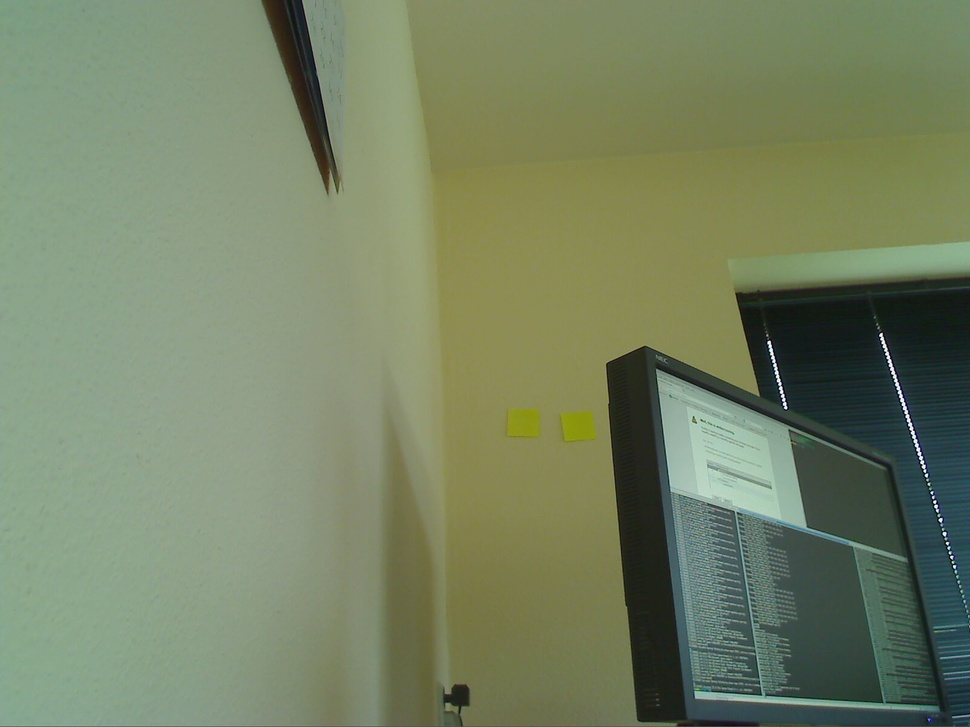
//> input picture webcam.jpg, 970 x 727 px, shrunk from 1600 x 1200 before the run
$ ./webcam   (built with g++ and OpenCV 4)
//> lines starting //> are read from the running program, lines starting //| are printed output that depends on the picture; after the words box and inside, x2 and y2 are one past the last pixel; in counts of white or black regions, pixels touching at a corner belong together
#include "opencv2/core/core.hpp"
#include "opencv2/imgproc/imgproc.hpp"
#include "opencv2/highgui/highgui.hpp"
#include "opencv2/legacy/legacy.hpp"

#include <iostream>
#include <math.h>
#include <string.h>
#include <unistd.h>

using namespace cv;
using namespace std;

const char* wndname = "Webcam";

int main(int /*argc*/, char** /*argv*/)
{
    namedWindow( wndname, 1 );
    moveWindow(wndname, 100, 100);

    Mat image = imread("webcam.jpg", 1);
//> image is the input picture: 727 rows x 970 cols, CV_8UC3; mean B, G, R 100.2, 130.3, 117.7

    {
      imshow(wndname, image);
      int c;
      while((c = waitKey()) > 255);
//> the Esc key is pressed
    }

    vector<Mat> bgr_planes;
    split(image, bgr_planes);
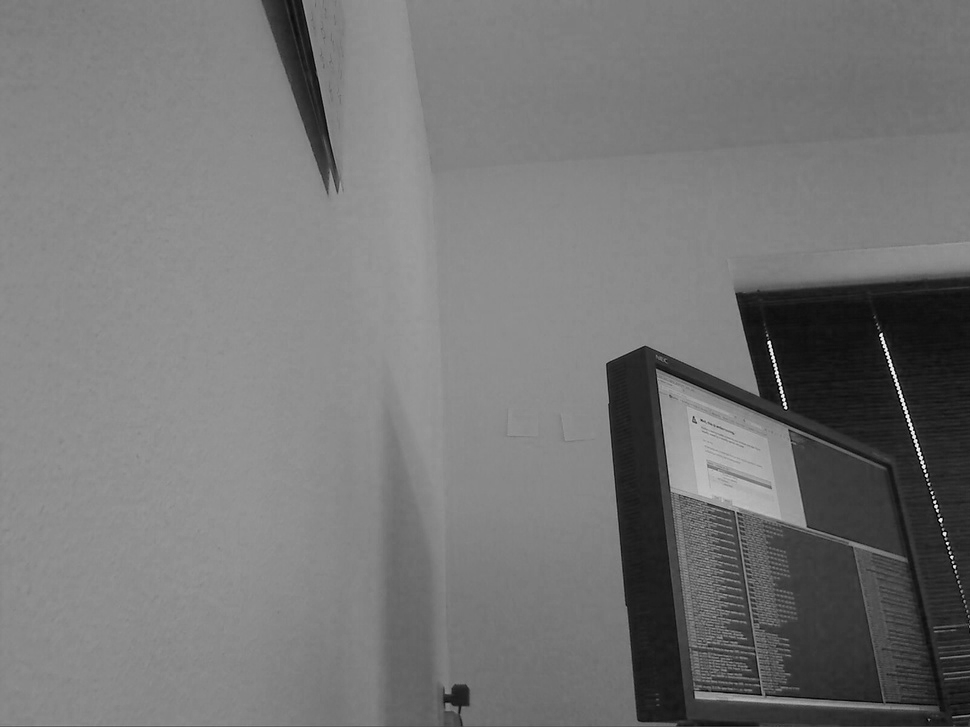
//> bgr_planes[2]: 727 rows x 970 cols, CV_8UC1; min 0, max 255, mean 117.7

    int average_bgr[3] = {84, 135, 137};

    for(int i = 0; i < 3; i++)
    {
      int thresh = average_bgr[i];
      Mat mask;
      Mat plane = bgr_planes[i];
      {
          cout << "Showing plane" << endl;
          imshow(wndname, plane);
          int c;
          while((c = waitKey()) > 255);
      }

      threshold(plane, mask, thresh, 255, THRESH_BINARY);
      {
          cout << "Showing mask" << endl;
          imshow(wndname, mask);
          int c;
          //while((c = waitKey()) > 255);
      }

      Mat highvalues;
      highvalues = (plane - thresh) * (128.0 / (255 - thresh)) + 128;

      Mat highvalues_masked;
      bitwise_and(highvalues, mask, highvalues_masked);
      {
          cout << "Showing scaled high values" << endl;
          imshow(wndname, highvalues_masked);
          int c;
          //while((c = waitKey()) > 255);
      }


      mask = 255 - mask;
      Mat lowvalues;
      bitwise_and(plane, mask, lowvalues);
      {
          cout << "Showing low values" << endl;
          imshow(wndname, lowvalues);
          int c;
          //while((c = waitKey()) > 255);
      }

      lowvalues = lowvalues * 128.0 / thresh;
      {
          cout << "Showing scaled low values" << endl;
          imshow(wndname, lowvalues);
          int c;
          //while((c = waitKey()) > 255);
      }

      bgr_planes[i] = lowvalues + highvalues_masked;
      {
          cout << "Showing scaled plane" << endl;
          imshow(wndname, bgr_planes[i]);
          int c;
          while((c = waitKey()) > 255);
      }
    }
//> this loop made 3 passes
//> pass 1, `threshold(plane, mask, thresh, 255, THRESH_BINARY);`:
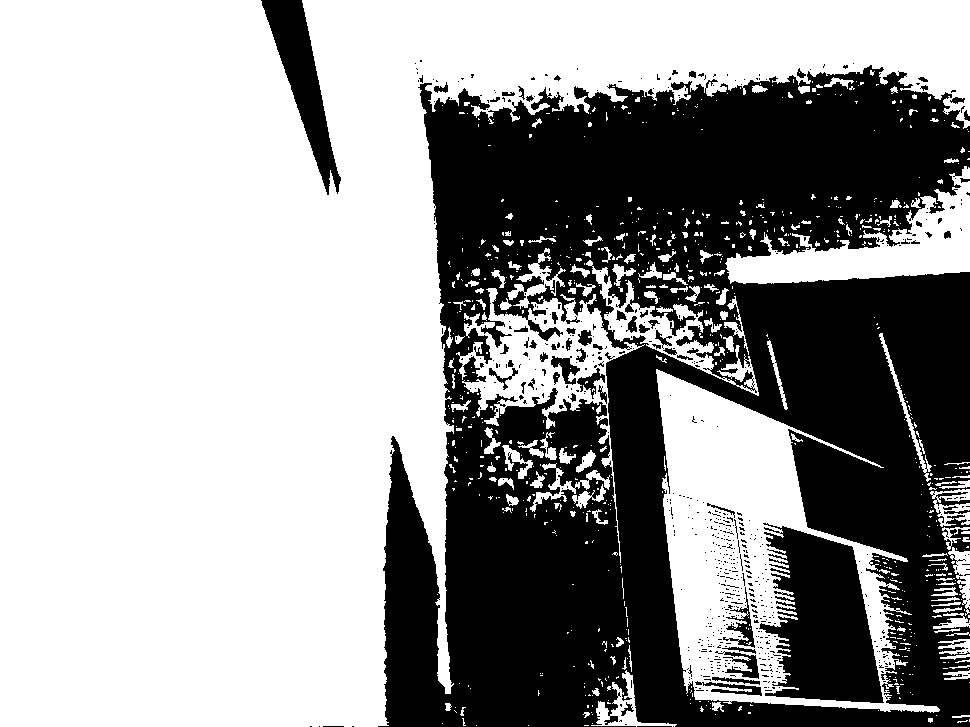
//> mask: 727 rows x 970 cols, CV_8UC1; 61.1% white; 662 black regions (596 under 20 px), largest, box (x1, y1, x2, y2) and area: (378, 65, 970, 727) 248065, (759, 523, 884, 703) 14300, (261, 0, 341, 195) 5285

    Mat correctedimage;
    merge(bgr_planes, correctedimage);
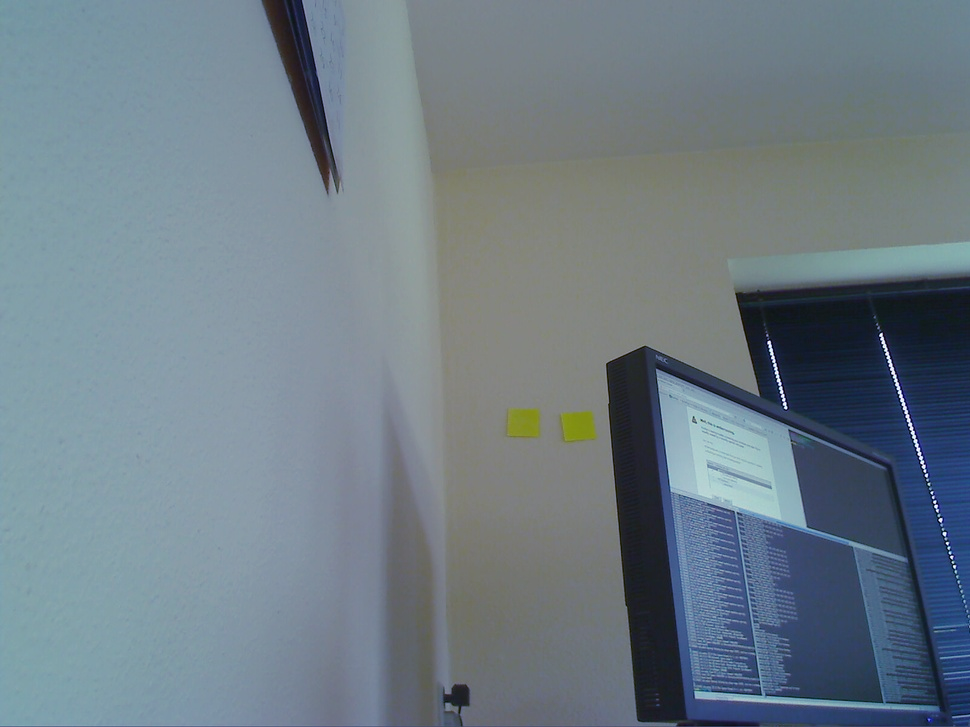
//> correctedimage: 727 rows x 970 cols, CV_8UC3; mean B, G, R 134.6, 124.8, 110.3
    {
        cout << "Showing corrected image" << endl;
        imshow(wndname, correctedimage);
        int c;
        while((c = waitKey()) > 255);
//> the Esc key is pressed
    }

    Mat hsv;
    cvtColor( correctedimage, hsv, CV_BGR2HSV );
//> hsv: 727 rows x 970 cols, CV_8UC3; mean H, S, V 92.3, 53.7, 136.2

    vector<Mat> hsv_planes;
    split(hsv, hsv_planes);
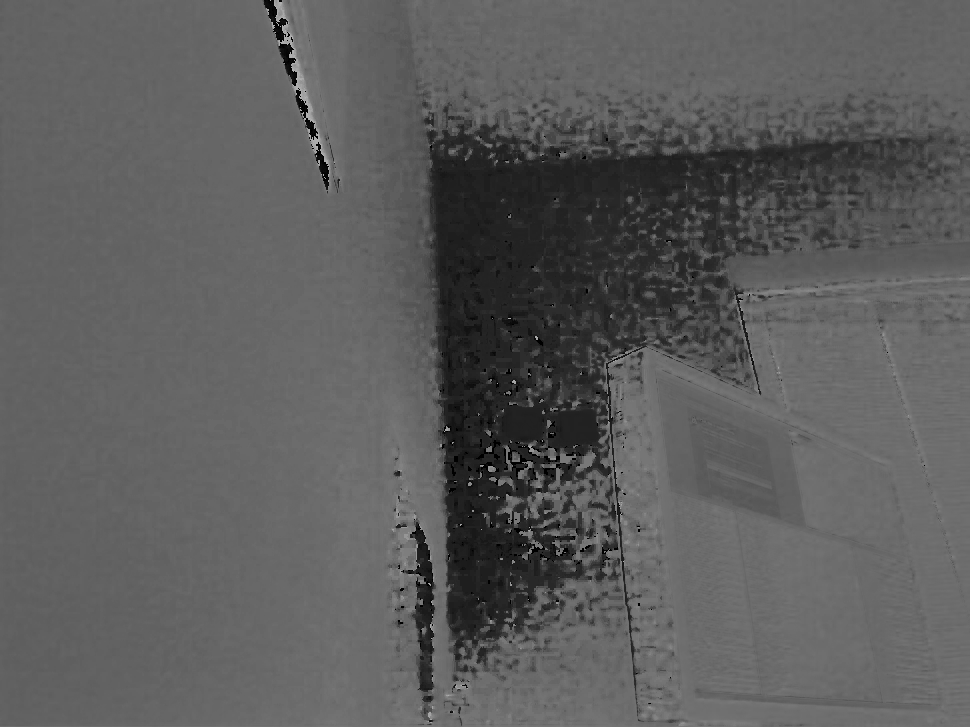
//> hsv_planes[0]: 727 rows x 970 cols, CV_8UC1; min 0, max 178, mean 92.3
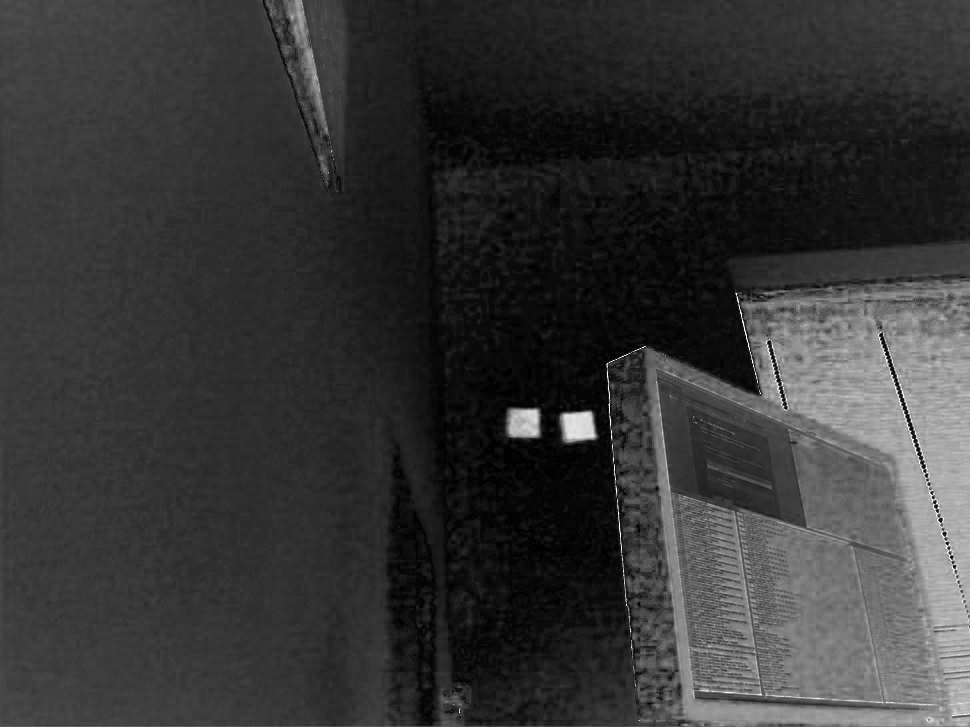
//> hsv_planes[1]: 727 rows x 970 cols, CV_8UC1; min 0, max 255, mean 53.7
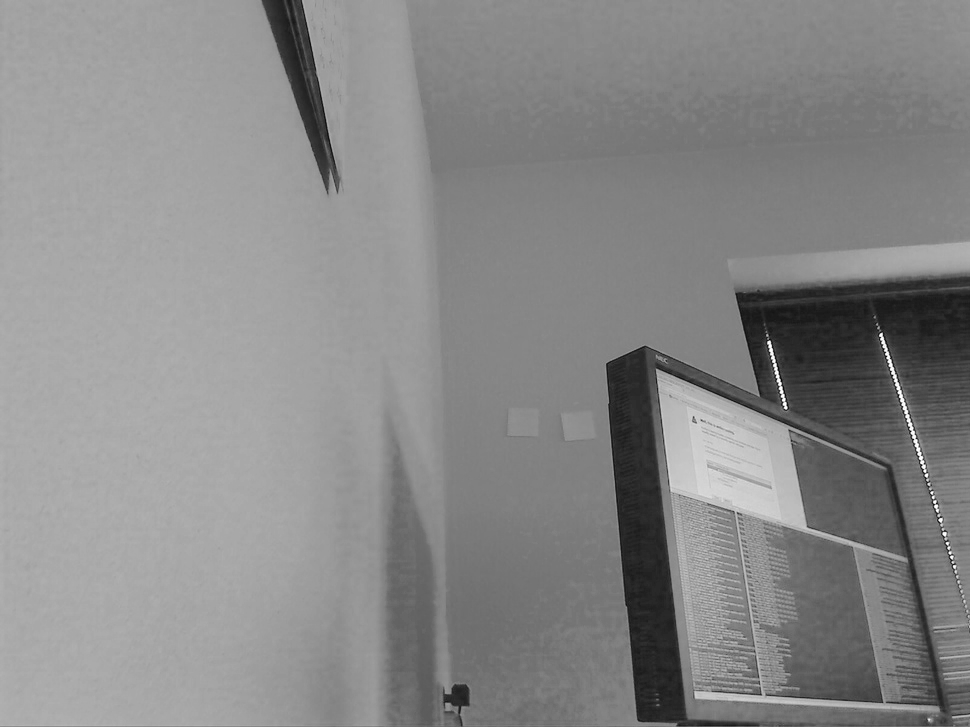
//> hsv_planes[2]: 727 rows x 970 cols, CV_8UC1; min 3, max 255, mean 136.2

    Mat saturation = hsv_planes[1];
    {
        cout << "Showing saturation of corrected image" << endl;
        imshow(wndname, saturation);
        int c;
        while((c = waitKey()) > 255);
//> the Esc key is pressed
    }

    return 0;
}

$ run again, with scrumboardphoto.jpg copied over webcam.jpg
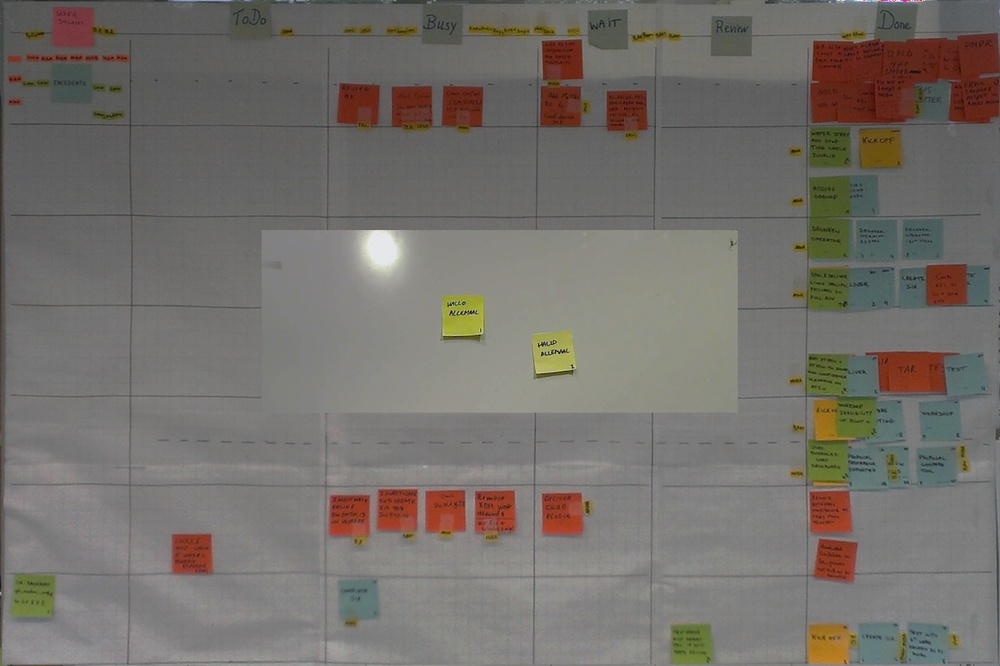
//> input picture scrumboardphoto.jpg, 1000 x 666 px, shrunk from 1243 x 828 before the run
//> image is the input picture: 666 rows x 1000 cols, CV_8UC3; mean B, G, R 107, 112.3, 116.5
//> the loop `for(int i = 0; i < 3; i++)` made 3 passes
//> pass 1, `threshold(plane, mask, thresh, 255, THRESH_BINARY);`:
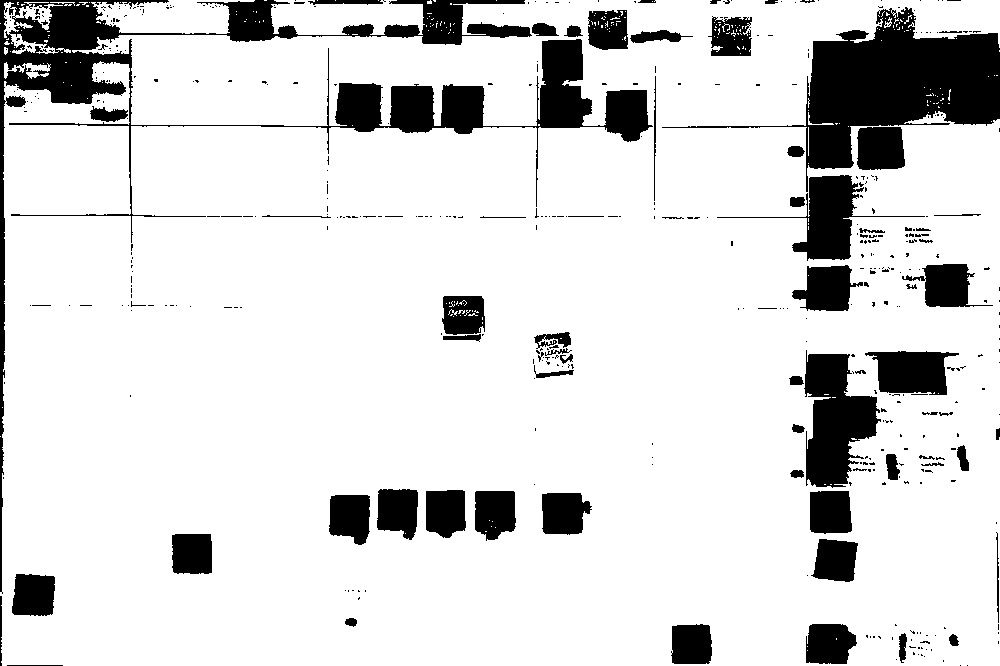
//> mask: 666 rows x 1000 cols, CV_8UC1; 85.4% white; 457 black regions (382 under 20 px), largest, box (x1, y1, x2, y2) and area: (0, 0, 653, 594) 29143, (662, 7, 1000, 192) 19346, (804, 350, 881, 488) 6483
//> hsv: 666 rows x 1000 cols, CV_8UC3; mean H, S, V 116.1, 76.5, 145.8
//> `split(hsv, hsv_planes);`:
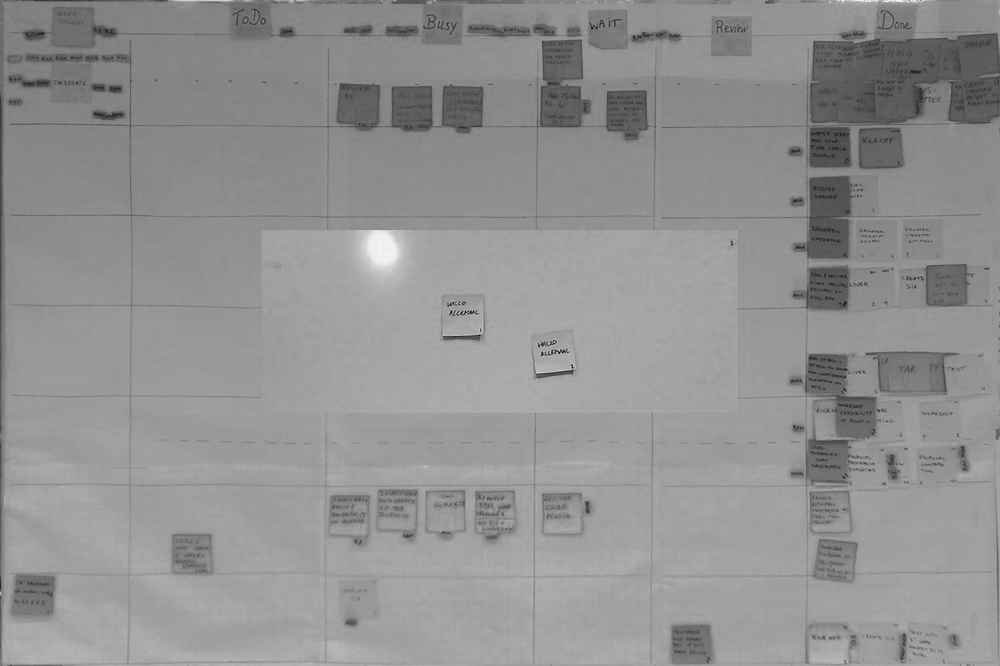
//> hsv_planes[2]: 666 rows x 1000 cols, CV_8UC1; min 3, max 255, mean 145.8
